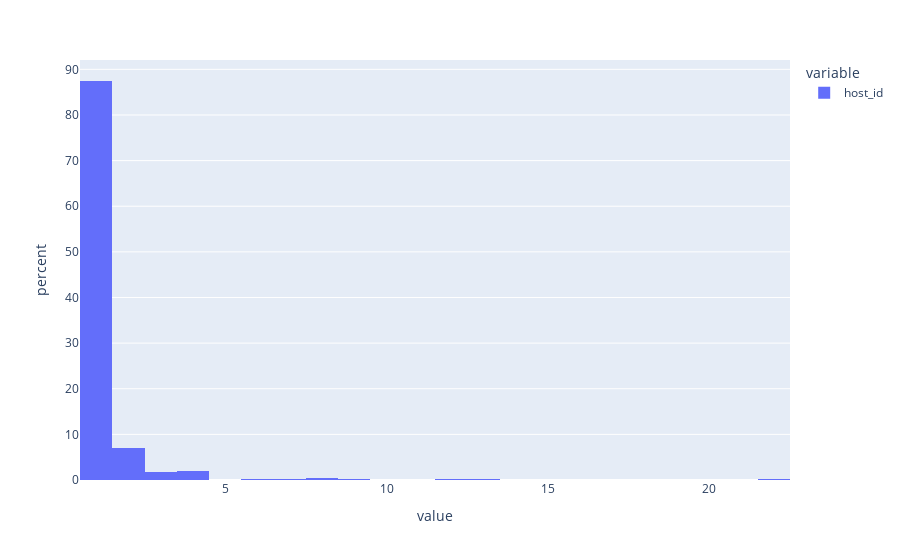

This figure's notebook cell:
### Markdown cell above
# What about Hosts with multiple rooms ?

### Code cell
px.histogram(
    df.host_id.value_counts(),
    histnorm="percent"
    )

### Figure 1 — Plotly figure (JSON) as saved in the notebook; plotly's stock layout.template omitted (floating-point values rounded to 4 significant figures; data arrays with more than 128 entries replaced by an {"elided": "..."} marker saying what was removed)
{"data": [{"alignmentgroup": "True", "bingroup": "x", "histnorm": "percent", "hovertemplate": "variable=host_id<br>value=%{x}<br>percent=%{y}<extra></extra>", "legendgroup": "host_id", "marker": {"color": "#636efa", "pattern": {"shape": ""}}, "name": "host_id", "offsetgroup": "host_id", "orientation": "v", "showlegend": true, "type": "histogram", "x": {"elided": "454 int values"}, "xaxis": "x", "yaxis": "y"}], "layout": {"barmode": "relative", "legend": {"title": {"text": "variable"}, "tracegroupgap": 0}, "margin": {"t": 60}, "xaxis": {"anchor": "y", "domain": [0, 1], "title": {"text": "value"}}, "yaxis": {"anchor": "x", "domain": [0, 1], "title": {"text": "percent"}}}}
